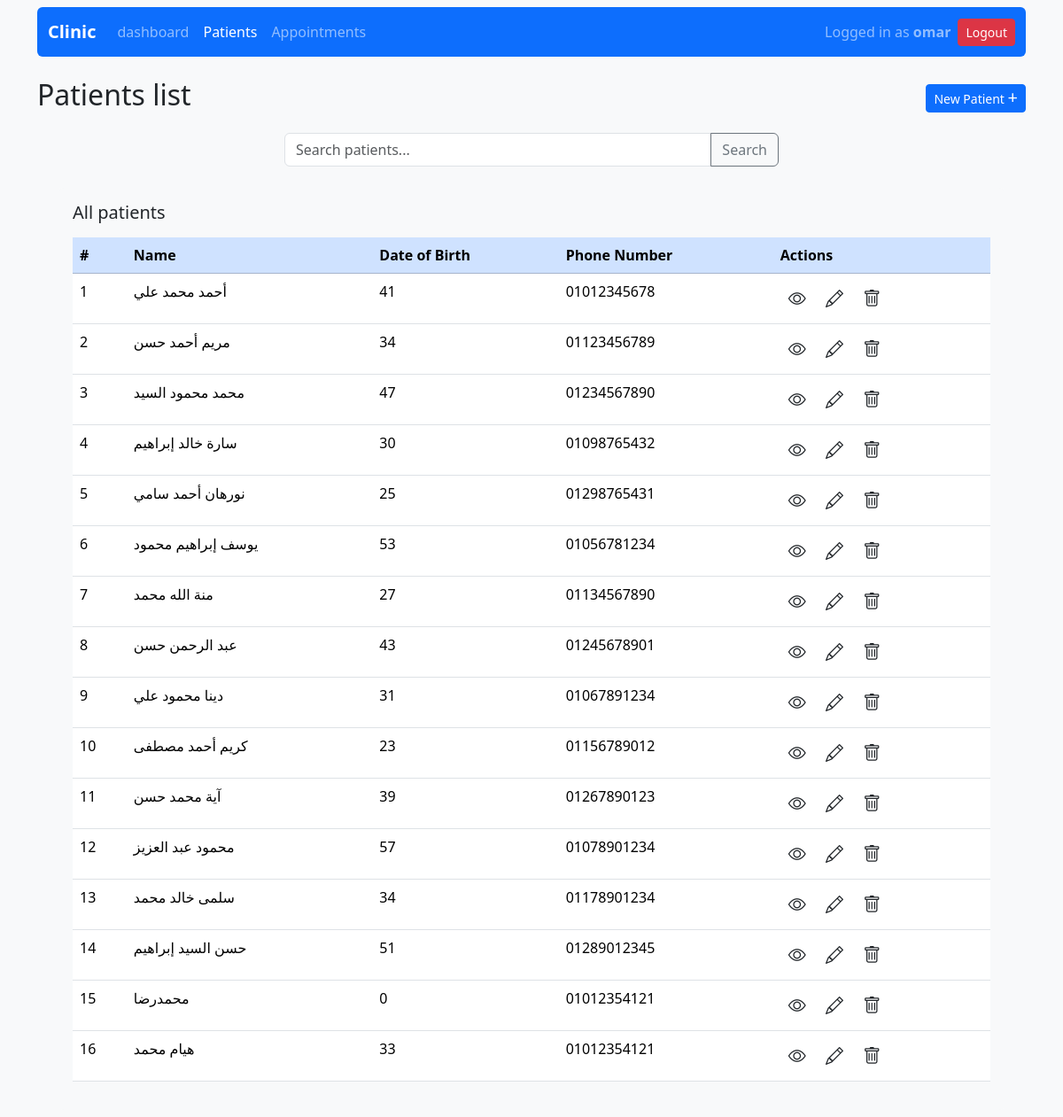
The app's page /patients/ (signed in), older data.
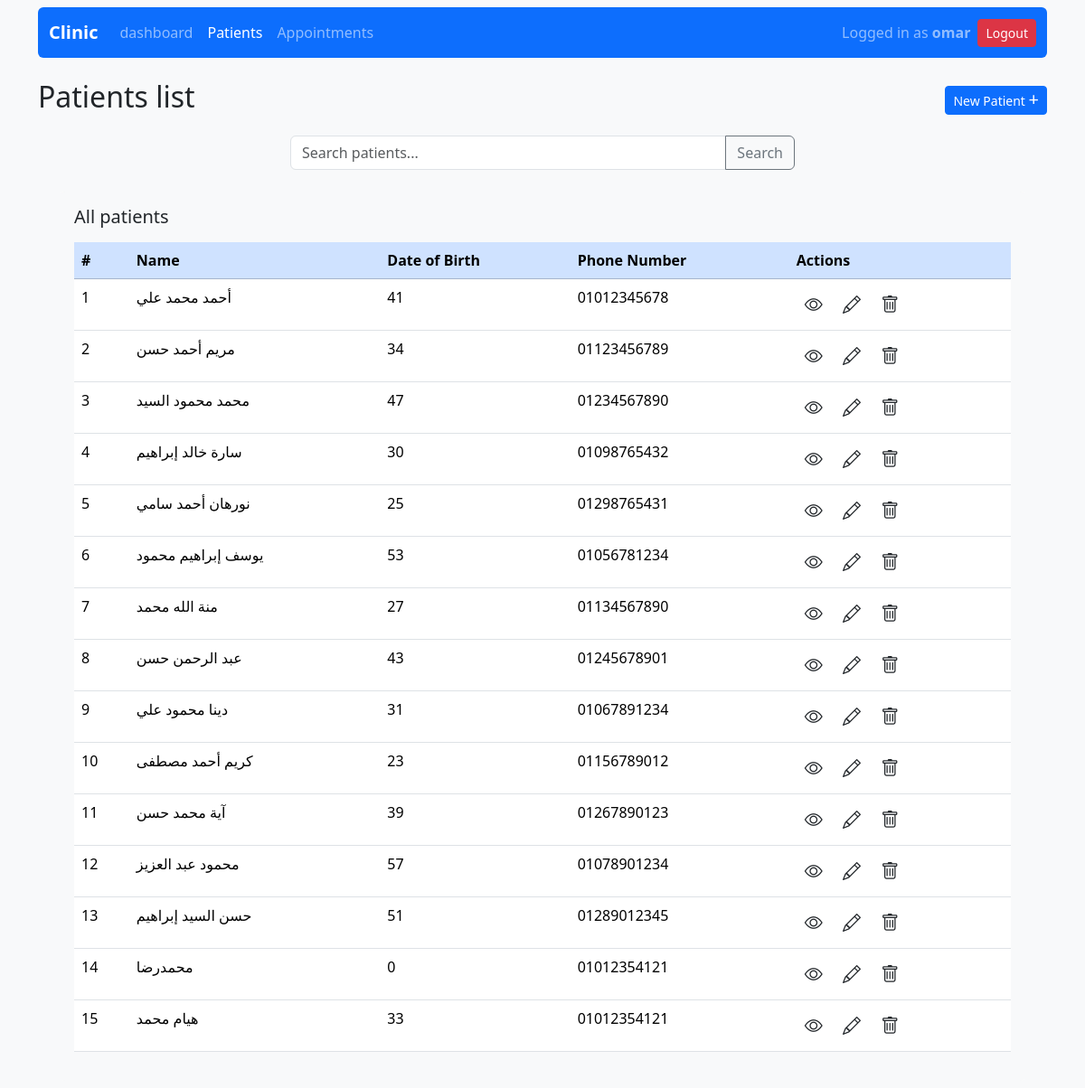
The same page, newer data.
### patients/models.py (models this page shows, shortened)
class Patient(models.Model):
    name = models.CharField(max_length=100)
    phone = models.CharField(max_length=15)
    date_of_birth = models.DateField()
    @property
    def age(self):
        today = date.today()
        return today.year - self.date_of_birth.year - (
            (today.month, today.day) < (self.date_of_birth.month, self.date_of_birth.day)
        )

### patients/views.py (the view)
# urls.py: path('', views.patient_list, name='patient_list'),
@login_required
def patient_list(request):
    q = request.GET.get('q')
    if q:
        patients = Patient.objects.filter(name__icontains=q)
    else:
        patients = Patient.objects.all()
    return render(request, 'patient_list.html', {'patients': patients})

### patients/templates/patient_list.html
{% extends 'base.html' %}
{% block content %}
<div class="d-flex justify-content-between align-items-center">
    <h2>Patients list</h2>
    <a class="btn btn-primary btn-sm" href="{% url 'new_patient' %}">New Patient <span class="fs-5 lh-1">+</span></a>
</div>
<div class="d-flex justify-content-center">
    <form class="w-50" method="get" action="">
        <div class="input-group my-3">
            <input class="form-control" type="search" name="q" placeholder="Search patients..." value="{{ request.GET.q }}">
            <button class="btn btn-outline-secondary" type="submit">Search</button>
        </div>
    </form>
</div>
<div class="bg-light rounded p-3 mt-2 mb-2 mx-4">
    <h3 class="fs-5 mb-3">All patients</h3>
    <table class="table">
        <thead>
            <tr class="table-primary">
                <th>#</th>
                <th>Name</th>
                <th>Date of Birth</th>
                <th>Phone Number</th>
                <th>Actions</th>
            </tr>
        </thead>
        <tbody>
            {% for patient in patients %}
                <tr>
                    <td>{{ forloop.counter }}</td>
                    <td>{{ patient.name }}</td>
                    <td>{{ patient.age }}</td>
                    <td>{{ patient.phone }}</td>
                    <td>
                         <a class="btn btn-sm fs-5" href="{% url 'patient_details' patient.id %}" title="View Details"><i class="bi bi-eye"></i></a>
                        <a class="btn btn-sm fs-5" href="{% url 'edit_patient' patient.id %}" title="Edit"><i class="bi bi-pencil"></i></a>
                        <a class="btn btn-sm fs-5" href="{% url 'delete_patient' patient.id %}" title="Delete"><i class="bi bi-trash"></i></a>
                    </td>
                </tr>
            {% empty %}
                <tr>
                    <td colspan="4" class="text-center">No patients found.</td>
                </tr>
            {% endfor %}
        </tbody>
    </table>
</div>
{% endblock %}

Row changes from the older to the newer data that the page shows:
removed Patient: name "سلمى خالد محمد", age "34", phone "01178901234"
